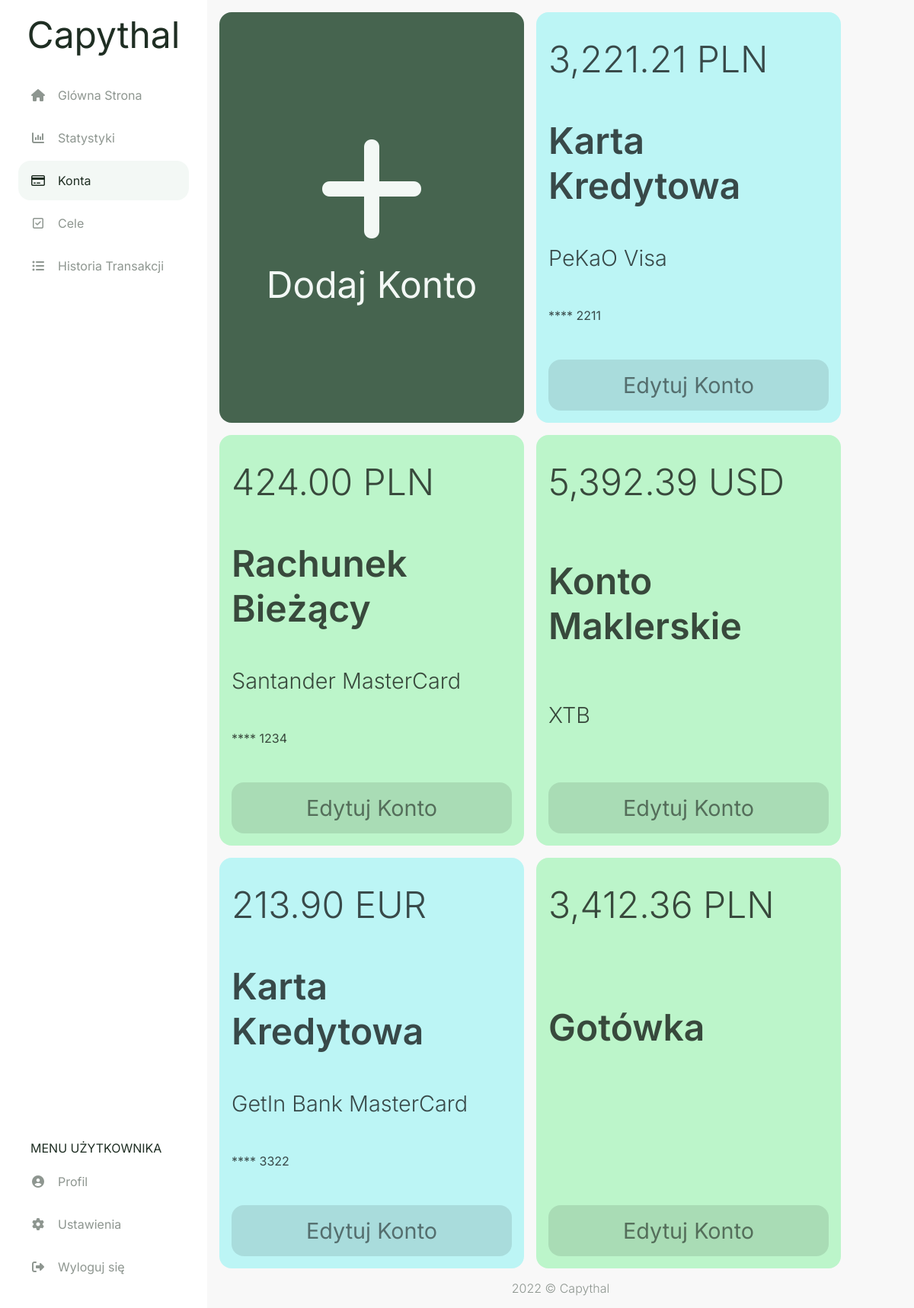
Page /accounts (signed in) on the committed database.
### capythal/models.py (models this page shows, shortened)
class account(db.Model):
    id = db.Column(db.Integer, primary_key=True)
    user_id = db.Column(db.Integer, db.ForeignKey('user.id'), nullable=False)
    currency_id = db.Column(db.Integer, db.ForeignKey('currency.id'), nullable=False)
    card_id = db.Column(db.Integer, db.ForeignKey('card.id'))
    acc_type_id = db.Column(db.Integer, db.ForeignKey('acc_type.id'), nullable=False)
    style_id = db.Column(db.Integer, db.ForeignKey('style.id'), nullable=False)
    amount = db.Column(db.Float(20,2), default = 0)
    card_number = db.Column(db.String(4))
    fin_inst = db.Column(db.String(20))
    transaction = db.relationship("transaction", backref="account", lazy=True)
    settings = db.relationship("settings", back_populates="account", uselist=False)
    goal = db.relationship("goal", backref="account", lazy=True)

class currency(db.Model):
    id = db.Column(db.Integer, primary_key=True)
    name = db.Column(db.String(20), nullable=False)
    account = db.relationship("account", backref="currency", lazy=True)
    settings = db.relationship("settings", backref="currency", lazy=True)

class acc_type(db.Model):
    id = db.Column(db.Integer, primary_key=True)
    name = db.Column(db.String(20), nullable=False)
    account = db.relationship("account", backref="acc_type", lazy=True)

class card(db.Model):
    id = db.Column(db.Integer, primary_key=True)
    name = db.Column(db.String(20), nullable=False)
    account = db.relationship("account", backref="card", lazy=True)

### capythal/routes.py (the view, shortened to what this page needs)
@app.route('/accounts', methods=['GET', 'POST'])
@login_required
def accounts():
    form_add = addAccForm()
    form_edit = editAccForm()
    accounts = db.session.query(account,currency,card,acc_type,style).join(currency).join(card).join(acc_type).join(style).filter(account.user_id == current_user.id)
    if form_edit.deleteAcc.data and form_edit.validate():
        db.session.execute(
            delete(account)
            .where((account.id == form_edit.account_id.data) & (account.user_id == current_user.id)))
        db.session.commit()
        return redirect(url_for('accounts'))
    return render_template("accounts.html", accounts = accounts, form_add = form_add, form_edit = form_edit)

### capythal/models.py (called while the page is built)
@login_manager.user_loader
def load_user(user_id):
    return user.query.get(int(user_id))

### capythal/routes.py (called while the page is built)
@app.template_filter()
def currencyFormat(value):
    value = float(value)
    return "{:,.2f}".format(value)

### capythal/templates/accounts.html (shortened to what this page needs)
{% extends "layout.html" %}
{% set active_page = "accounts" %}
{% block head %}
  {{ super() }}
  <link rel="stylesheet" href="{{ url_for('static', filename='css/accounts.css') }}">
  <link rel="stylesheet" href="{{ url_for('static', filename='css/modals/account-modal.css') }}">
{% endblock %}
{% block content %}
<div class="accounts-flexbox">
  <a href="#modal-add" class="account-add bg-main-btn fc-main-btn">
    <span class="account-plus-sign fa fa-plus"></span>
    <span class="fs-1">Dodaj Konto</span>
  </a>
  {% for account,currency,card,acc_type,style in accounts %}
    <div class="account-info style-{{ style.name }}">
      <span class="fs-1 fw-light">{{ account.amount | currencyFormat }} {{ currency.name }}</span>
      <span class="fs-1 fw-semibold">{{ acc_type.name }}</span>
      <span class="fs-2 fw-light">
        {% if account.fin_inst %}{{ account.fin_inst }}{% endif %} {% if card.name %}{{ card.name }}{% endif %}
      </span>
      {% if account.card_number %}
      <span class="fs-4">**** {{ account.card_number }}</span>
      {% endif %}
      <a href="#modal{{ account.id }}" class="account-edit" value=1>
        <span class="fs-2">Edytuj Konto</span>
      </a>
    </div>
  {% endfor %}
</div>
{% endblock %}

### capythal/static/css/style.css (style rules this page uses)
html, body { padding: 0; margin: 0; }
html { height: 100%; font-family: 'Inter', sans-serif; width: 100%; }
body { background-color: #F8F8F8; color: #1F2E23; min-height: 100vh; display: flex; flex-direction: column; }
* { box-sizing: border-box; }
a { color: #1F2E23; cursor: pointer; text-decoration: none; }
.bg-main-btn { background-color: #46644F; }
.style-green { color: hsl(135, 18%, 33%); background-color: hsl(135, 75%, 85%); }
.style-cyan { color: hsl(180, 18%, 33%); background-color: hsl(180, 75%, 85%); }
.fc-main-btn { color: #F3F8F5; }
.fw-light { font-weight: 300 !important; }
.fw-semibold { font-weight: 600 !important; }
.fs-1 { font-size: 2rem; }
.fs-2 { font-size: 1.5rem; }
.fs-4 { font-size: 0.8rem; }
@media (min-width: 500px) { .fs-1 { font-size: 3rem; } }
@media (min-width: 500px) { .fs-2 { font-size: 2rem; } }
@media (min-width: 500px) { .fs-4 { font-size: 1.2rem ; } }
@media (min-width: 800px) { .fs-1 { font-size: 3rem; } }
@media (min-width: 800px) { .fs-2 { font-size: 1.8rem; } }
@media (min-width: 800px) { .fs-4 { font-size: 1rem; } }

### capythal/static/css/accounts.css (style rules this page uses)
.accounts-flexbox { padding: 1rem; display: flex; gap: 1rem; flex-wrap: wrap; }
.account-add, .account-info { flex: 1 0 100%; border-radius: 1rem; display: flex; flex-direction: column; }
.account-add { padding: 3.5rem; justify-content: center; align-items: center; gap: 1rem; }
.account-plus-sign { font-size: 10rem; }
.account-info { padding: 2rem 1rem 1rem; justify-content: space-between; gap: 3rem; color: rgba(0, 0, 0, 0.7); word-wrap: break-word; }
.account-edit { padding: 1rem; border-radius: 1rem; color: rgba(0, 0, 0, 0.5); background-color: rgba(0, 0, 0, 0.1); }
.account-edit > span { display: flex; justify-content: center; }
@media (min-width: 1100px) { .account-add, .account-info { max-width: 25rem; } }

### rows in the picture
account: amount "3,221.21", name "PLN", name "Karta Kredytowa", fin_inst "PeKaO", name "Visa", card_number "2211", {{ account.id }} 1 (drawn)
account: amount "424.00", name "PLN", name "Rachunek Bieżący", fin_inst "Santander", name "MasterCard", card_number "1234"
account: amount "5,392.39", name "USD", name "Konto Maklerskie", fin_inst "XTB"
account: amount "213.90", name "EUR", name "Karta Kredytowa", fin_inst "GetIn Bank", name "MasterCard", card_number "3322"
account: amount "3,412.36", name "PLN", name "Gotówka"
